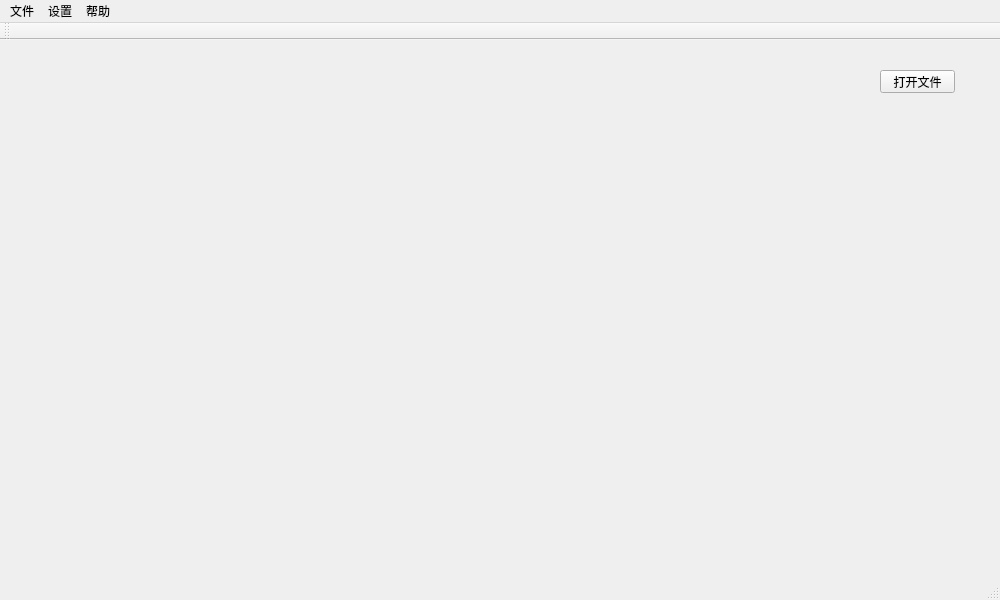
<?xml version="1.0" encoding="UTF-8"?>
<ui version="4.0">
 <class>MainWindow</class>
 <widget class="QMainWindow" name="MainWindow">
  <property name="geometry">
   <rect>
    <x>0</x>
    <y>0</y>
    <width>1000</width>
    <height>600</height>
   </rect>
  </property>
  <property name="windowTitle">
   <string>MainWindow</string>
  </property>
  <widget class="QWidget" name="centralWidget">
   <widget class="QPushButton" name="pushButton3">
    <property name="geometry">
     <rect>
      <x>880</x>
      <y>30</y>
      <width>75</width>
      <height>23</height>
     </rect>
    </property>
    <property name="text">
     <string>打开文件</string>
    </property>
   </widget>
  </widget>
  <widget class="QMenuBar" name="menuBar">
   <property name="geometry">
    <rect>
     <x>0</x>
     <y>0</y>
     <width>1000</width>
     <height>22</height>
    </rect>
   </property>
   <widget class="QMenu" name="menu">
    <property name="title">
     <string>文件</string>
    </property>
   </widget>
   <widget class="QMenu" name="menu_2">
    <property name="title">
     <string>设置</string>
    </property>
   </widget>
   <widget class="QMenu" name="menu_3">
    <property name="title">
     <string>帮助</string>
    </property>
   </widget>
   <addaction name="menu"/>
   <addaction name="menu_2"/>
   <addaction name="menu_3"/>
  </widget>
  <widget class="QToolBar" name="mainToolBar">
   <attribute name="toolBarArea">
    <enum>TopToolBarArea</enum>
   </attribute>
   <attribute name="toolBarBreak">
    <bool>false</bool>
   </attribute>
  </widget>
  <widget class="QStatusBar" name="statusBar"/>
 </widget>
 <layoutdefault spacing="6" margin="11"/>
 <resources/>
 <connections/>
</ui>
